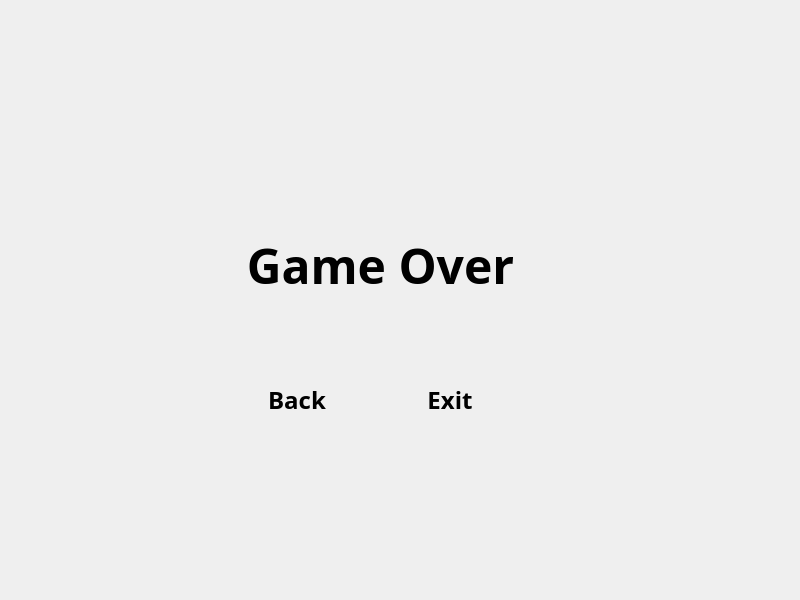
<?xml version="1.0" encoding="UTF-8"?>
<ui version="4.0">
 <class>StartMenu</class>
 <widget class="QWidget" name="StartMenu">
  <property name="geometry">
   <rect>
    <x>0</x>
    <y>0</y>
    <width>800</width>
    <height>600</height>
   </rect>
  </property>
  <property name="windowTitle">
   <string>Form</string>
  </property>
  <widget class="QLabel" name="Bg_img">
   <property name="geometry">
    <rect>
     <x>0</x>
     <y>0</y>
     <width>800</width>
     <height>600</height>
    </rect>
   </property>
   <property name="text">
    <string/>
   </property>
   <property name="pixmap">
    <pixmap resource="../../assets/assets.qrc">:/Items/titlescreen_new.jpg</pixmap>
   </property>
   <property name="alignment">
    <set>Qt::AlignCenter</set>
   </property>
  </widget>
  <widget class="QLabel" name="ChooserBg">
   <property name="geometry">
    <rect>
     <x>194</x>
     <y>175</y>
     <width>360</width>
     <height>325</height>
    </rect>
   </property>
   <property name="text">
    <string/>
   </property>
   <property name="pixmap">
    <pixmap resource="../../assets/assets.qrc">:/Items/SeedChooser_Background.png</pixmap>
   </property>
   <property name="scaledContents">
    <bool>true</bool>
   </property>
  </widget>
  <widget class="QLabel" name="label">
   <property name="geometry">
    <rect>
     <x>240</x>
     <y>230</y>
     <width>281</width>
     <height>71</height>
    </rect>
   </property>
   <property name="font">
    <font>
     <family>Papyrus</family>
     <pointsize>36</pointsize>
     <bold>true</bold>
    </font>
   </property>
   <property name="styleSheet">
    <string notr="true">color: #000000;
border: none;
border-image: url(:/Items/ui/SeedChooser_Button.png) 0 0 0 0 stretch stretch;</string>
   </property>
   <property name="text">
    <string>Game Over</string>
   </property>
   <property name="alignment">
    <set>Qt::AlignCenter</set>
   </property>
  </widget>
  <widget class="QPushButton" name="BackButton_3">
   <property name="geometry">
    <rect>
     <x>247</x>
     <y>380</y>
     <width>100</width>
     <height>40</height>
    </rect>
   </property>
   <property name="minimumSize">
    <size>
     <width>100</width>
     <height>40</height>
    </size>
   </property>
   <property name="maximumSize">
    <size>
     <width>100</width>
     <height>40</height>
    </size>
   </property>
   <property name="font">
    <font>
     <family>Papyrus</family>
     <pointsize>18</pointsize>
     <bold>true</bold>
    </font>
   </property>
   <property name="autoFillBackground">
    <bool>false</bool>
   </property>
   <property name="styleSheet">
    <string notr="true">QPushButton {
    border: none;
    border-image: url(:/Items/ui/SeedChooser_Button.png) 0 0 0 0 stretch stretch;
}

QPushButton:hover {
    border-image: url(:/Items/ui/SeedChooser_Button2.png) 0 0 0 0 stretch stretch;
}

QPushButton:pressed {
    border-image: url(:/Items/ui/SeedChooser_Button_Disabled.png) 0 0 0 0 stretch stretch;
}</string>
   </property>
   <property name="text">
    <string>Back</string>
   </property>
  </widget>
  <widget class="QPushButton" name="NextBotton_3">
   <property name="geometry">
    <rect>
     <x>400</x>
     <y>380</y>
     <width>100</width>
     <height>40</height>
    </rect>
   </property>
   <property name="minimumSize">
    <size>
     <width>100</width>
     <height>40</height>
    </size>
   </property>
   <property name="maximumSize">
    <size>
     <width>100</width>
     <height>40</height>
    </size>
   </property>
   <property name="font">
    <font>
     <family>Papyrus</family>
     <pointsize>18</pointsize>
     <bold>true</bold>
    </font>
   </property>
   <property name="autoFillBackground">
    <bool>false</bool>
   </property>
   <property name="styleSheet">
    <string notr="true">QPushButton {
    border: none;
    border-image: url(:/Items/ui/SeedChooser_Button.png) 0 0 0 0 stretch stretch;
}

QPushButton:hover {
    border-image: url(:/Items/ui/SeedChooser_Button2.png) 0 0 0 0 stretch stretch;
}

QPushButton:pressed {
    border-image: url(:/Items/ui/SeedChooser_Button_Disabled.png) 0 0 0 0 stretch stretch;
}</string>
   </property>
   <property name="text">
    <string>Exit</string>
   </property>
  </widget>
 </widget>
 <resources>
  <include location="../../assets/assets.qrc"/>
 </resources>
 <connections/>
</ui>
